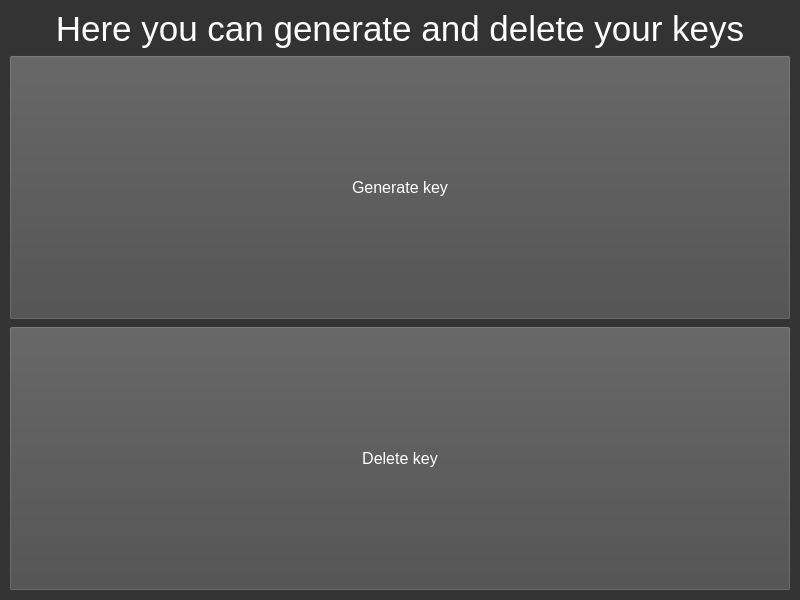
<?xml version="1.0" encoding="UTF-8"?>
<ui version="4.0">
 <class>GenerateDeleteKeysWindow</class>
 <widget class="QMainWindow" name="GenerateDeleteKeysWindow">
  <property name="geometry">
   <rect>
    <x>0</x>
    <y>0</y>
    <width>800</width>
    <height>600</height>
   </rect>
  </property>
  <property name="windowTitle">
   <string>Generate and delete keys</string>
  </property>
  <property name="styleSheet">
   <string notr="true">background-color: rgb(51, 51, 51);
color: white;
font-size: 12pt;</string>
  </property>
  <widget class="QWidget" name="centralwidget">
   <layout class="QVBoxLayout" name="verticalLayout">
    <item>
     <widget class="QLabel" name="titleLabel">
      <property name="sizePolicy">
       <sizepolicy hsizetype="Expanding" vsizetype="Expanding">
        <horstretch>0</horstretch>
        <verstretch>0</verstretch>
       </sizepolicy>
      </property>
      <property name="maximumSize">
       <size>
        <width>16777215</width>
        <height>40</height>
       </size>
      </property>
      <property name="styleSheet">
       <string notr="true">background-color: rgb(51, 51, 51);
color: white;
font-size: 26pt;</string>
      </property>
      <property name="text">
       <string>Here you can generate and delete your keys</string>
      </property>
      <property name="alignment">
       <set>Qt::AlignCenter</set>
      </property>
     </widget>
    </item>
    <item>
     <widget class="QPushButton" name="generateKeyButton">
      <property name="sizePolicy">
       <sizepolicy hsizetype="Expanding" vsizetype="Expanding">
        <horstretch>0</horstretch>
        <verstretch>0</verstretch>
       </sizepolicy>
      </property>
      <property name="styleSheet">
       <string notr="true">background-color: rgb(74, 74, 74);</string>
      </property>
      <property name="text">
       <string>Generate key</string>
      </property>
     </widget>
    </item>
    <item>
     <widget class="QPushButton" name="deleteKeyButton">
      <property name="sizePolicy">
       <sizepolicy hsizetype="Expanding" vsizetype="Expanding">
        <horstretch>0</horstretch>
        <verstretch>0</verstretch>
       </sizepolicy>
      </property>
      <property name="styleSheet">
       <string notr="true">background-color: rgb(74, 74, 74);</string>
      </property>
      <property name="text">
       <string>Delete key</string>
      </property>
     </widget>
    </item>
   </layout>
  </widget>
 </widget>
 <resources/>
 <connections/>
</ui>
